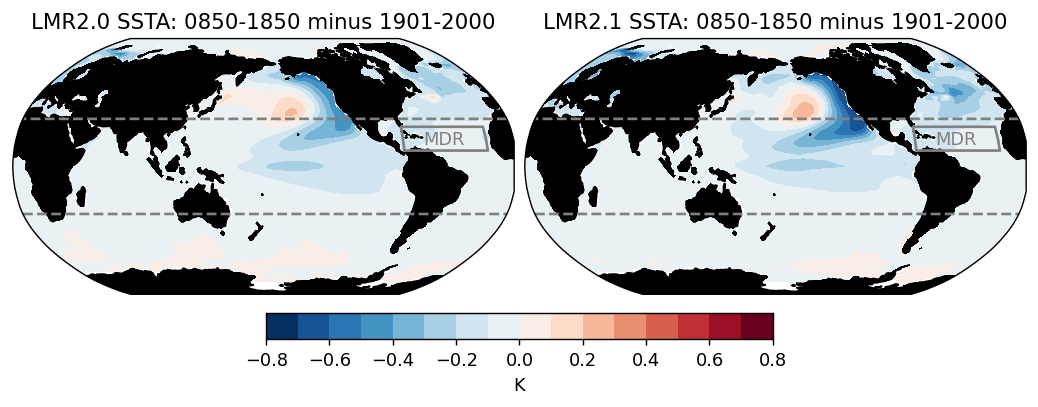

Python code for this plot:
#!/usr/bin/env python
# Wenchang Yang (wenchang@princeton.edu)
# Wed Jan  4 14:00:48 EST 2023
if __name__ == '__main__':
    import sys
    from misc.timer import Timer
    tt = Timer('start ' + ' '.join(sys.argv))
import sys, os.path, os, glob, datetime
import xarray as xr, numpy as np, pandas as pd, matplotlib.pyplot as plt
#more imports
import cartopy.crs as ccrs, cartopy.feature as cfeature
from misc.shell import run_shell
#
if __name__ == '__main__':
    tt.check('end import')
#
#start from here
def wyplot(ax=None, lmr='2019', **kws): 
    #data
    ifile = f'./data/LMR/LMR{lmr}_ssta_0850-1850_ref1901-2000.nc'
    if lmr == '2018':
        lmr_version = '2.0'
    elif lmr == '2019':
        lmr_version = '2.1'
    else:
        print('lmr must be either 2019 or 2018')
        return
    long_name = f'LMR{lmr_version} SSTA: 0850-1850 minus 1901-2000'
    #da = xr.open_dataarray(ifile).load()
    #cache the data to current dir
    ifile_cached = __file__.replace('.py', f'__LMR{lmr}.nc')
    if not os.path.exists(ifile_cached) or 'od' in sys.argv: run_shell(f'cp {ifile} {ifile_cached}')
    da = xr.open_dataarray(ifile_cached).load()
    print('[loaded]:', ifile_cached)

    #plot
    proj = ccrs.Robinson(central_longitude=180)
    dproj = ccrs.PlateCarree()
    if ax is None:
        fig, ax = plt.subplots(subplot_kw=dict(projection=proj))
    land_color = 'k'
    levels = np.arange(-0.8, 0.801, 0.1)

    im = da.plot.contourf(ax=ax, transform=dproj, levels=levels, **kws)
    
    #MDR
    mdr_color = 'gray'
    latmin, latmax, lonmin, lonmax = 10, 25, 280, 340
    ax.plot([lonmin, lonmax, lonmax, lonmin, lonmin], [latmin, latmin, latmax, latmax, latmin], transform=dproj, color=mdr_color)
    lat0, lon0 = (latmin+latmax)/2, (lonmin+lonmax)/2
    ax.text(lon0, lat0, 'MDR', ha='center', va='center', transform=dproj, color=mdr_color)
    #trop
    latmin, latmax, lonmin, lonmax = -30, 30, 0, 360
    ax.plot([lonmin, lonmax, lonmax, lonmin, lonmin], [latmin, latmin, latmax, latmax, latmin], transform=dproj, color='gray', ls='--')

    ax.add_feature(cfeature.LAND, color=land_color)
    ax.set_title(long_name, loc='center')

    return im
    
 
if __name__ == '__main__':
    from wyconfig import * #my plot settings
    figsize = (8, 3*1.1)
    fig, axes = plt.subplots(1, 2, figsize=figsize, subplot_kw=dict(projection=ccrs.Robinson(central_longitude=180)))
    ax = axes[0]
    im = wyplot(ax=ax, lmr='2018', add_colorbar=False)
    ax = axes[1]
    im = wyplot(ax=ax, lmr='2019', add_colorbar=False)

    fig.colorbar(im, ax=axes, orientation='horizontal', label='K', shrink=0.5)

    #savefig
    if 'savefig' in sys.argv or 's' in sys.argv:
        figname = __file__.replace('.py', f'.png')
        if 'overwritefig' in sys.argv or 'o' in sys.argv:
            wysavefig(figname, overwritefig=True)
        else:
            wysavefig(figname)
    tt.check(f'**Done**')
    print()
    if 'notshowfig' in sys.argv:
        pass
    else:
        plt.show()
    
